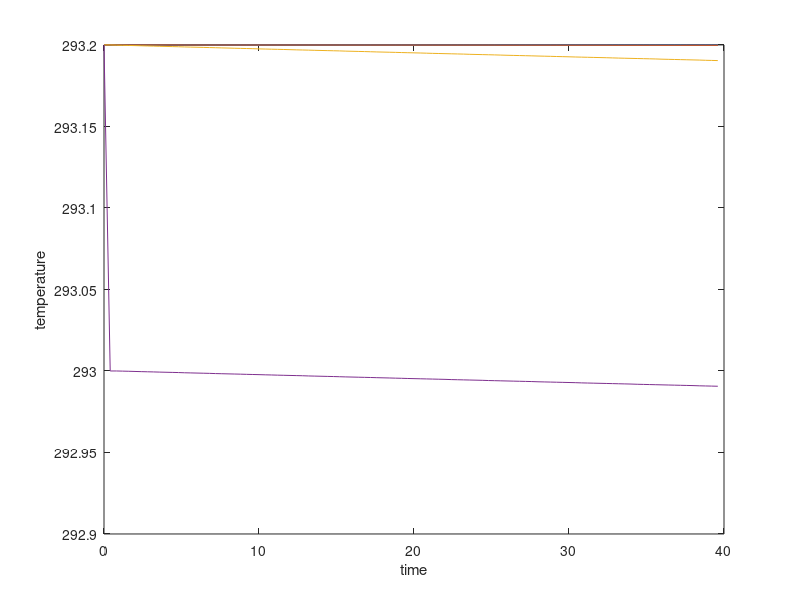
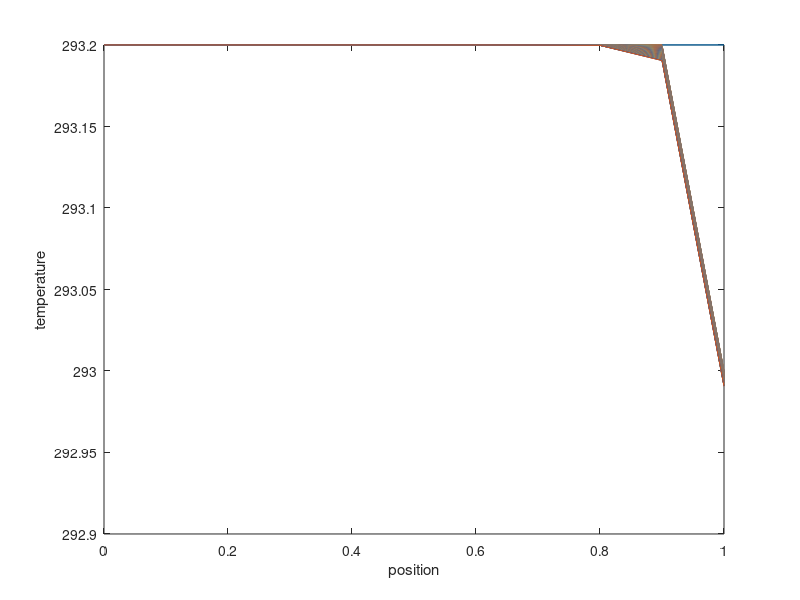

These figures' MATLAB source, in order:
%20BME091
%20BME090
%20BME092

%1D unsteady heat conduction problem
%20BME091
%Manit Shah
%1D unsteady heat conduction problem
clc
clear all;
%input

L=1;                          % wall length(m)
lambda=5.0;                           % conductivity(W/m-K)
rho=2000;                        % density(kg/m^3)
cp=200;                          % specific heat capacity(J/kg-K)
T_ini=293.2;                      % initial temperature(K)
t_fin=273.2;                      %final temperature
alpha=500;                        % heat transfer coefficient(K)

% Setup time steps
M=100;                            % number of time steps
t=40;
DELTA_t=t/(M);                 % time step duration(s)
for j=1:M
    time(j)=(j-1)*DELTA_t;
end

%Setup nodes
N=10;                              % number of nodes
DELTA_x=L/(N);                   % distance between adjacent nodes
x=0:DELTA_x:L;                   % position of each node
%criteria
DELTA_t_crit_N = DELTA_x*rho*cp/(2*(lambda/DELTA_x+alpha));
if DELTA_t > DELTA_t_crit_N
    disp(' ')
    disp('Time step exeeds the limit');
    return
end

%Initial wall temperatures T(i,1)
for i=1:N+1
   T(i,1)=T_ini;
end
% Step trough time
for j=1:(M-1)
    % Heat flux condition(q=n*(-k*dT/dx))[W/m^2]
    T(1,j+1)=T(1,j)+2*lambda*(T(2,j)-T(1,j))*DELTA_t/(rho*cp*DELTA_x^2);
      for i=2:(N)
           T(i,j+1)=T(i,j)+lambda*(T(i-1,j)+T(i+1,j)-2*T(i,j))*DELTA_t/(rho*cp*DELTA_x^2);
      end
      % Heat flux condition(q=n*(-k*dT/dx))[W/m^2] + heat transfer coefficient(hout*(Tfin-T))[W/(m^2*K]
      T(N+1,j+1)=T(N,j)+(2*lambda*(T(N-1,j)-T(N,j))/(rho*cp*DELTA_x^2)+2*alpha*(t_fin-T(N,j))/(rho*cp*DELTA_x))*DELTA_t;
end
%plot
plot(time,T)
xlabel 'time'
ylabel 'temperature'

figure
plot(x,T)
xlabel 'position';
ylabel 'temperature'


